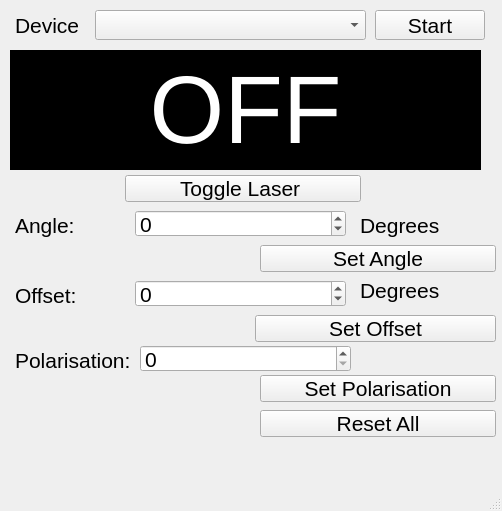
<?xml version="1.0" encoding="UTF-8"?>
<ui version="4.0">
 <class>main_window</class>
 <widget class="QMainWindow" name="main_window">
  <property name="geometry">
   <rect>
    <x>0</x>
    <y>0</y>
    <width>502</width>
    <height>511</height>
   </rect>
  </property>
  <property name="font">
   <font>
    <family>Arial</family>
    <pointsize>16</pointsize>
   </font>
  </property>
  <property name="windowTitle">
   <string>Arduino Powermeter 1.01</string>
  </property>
  <property name="windowIcon">
   <iconset>
    <normaloff>icon.png</normaloff>icon.png</iconset>
  </property>
  <property name="autoFillBackground">
   <bool>false</bool>
  </property>
  <widget class="QWidget" name="centralwidget">
   <widget class="QPushButton" name="buttonStart">
    <property name="geometry">
     <rect>
      <x>375</x>
      <y>10</y>
      <width>110</width>
      <height>30</height>
     </rect>
    </property>
    <property name="sizePolicy">
     <sizepolicy hsizetype="Minimum" vsizetype="Fixed">
      <horstretch>0</horstretch>
      <verstretch>0</verstretch>
     </sizepolicy>
    </property>
    <property name="font">
     <font>
      <family>Arial</family>
      <pointsize>16</pointsize>
     </font>
    </property>
    <property name="text">
     <string>Start</string>
    </property>
   </widget>
   <widget class="QComboBox" name="deviceBox">
    <property name="geometry">
     <rect>
      <x>95</x>
      <y>10</y>
      <width>271</width>
      <height>30</height>
     </rect>
    </property>
    <property name="sizePolicy">
     <sizepolicy hsizetype="Fixed" vsizetype="Fixed">
      <horstretch>0</horstretch>
      <verstretch>0</verstretch>
     </sizepolicy>
    </property>
    <property name="font">
     <font>
      <family>Arial</family>
      <pointsize>16</pointsize>
     </font>
    </property>
    <property name="editable">
     <bool>false</bool>
    </property>
    <property name="maxCount">
     <number>100</number>
    </property>
    <property name="sizeAdjustPolicy">
     <enum>QComboBox::AdjustToMinimumContentsLengthWithIcon</enum>
    </property>
    <property name="minimumContentsLength">
     <number>300</number>
    </property>
   </widget>
   <widget class="QLabel" name="deviceName">
    <property name="geometry">
     <rect>
      <x>15</x>
      <y>10</y>
      <width>66</width>
      <height>30</height>
     </rect>
    </property>
    <property name="font">
     <font>
      <family>Arial</family>
      <pointsize>16</pointsize>
      <weight>50</weight>
      <italic>false</italic>
      <bold>false</bold>
     </font>
    </property>
    <property name="text">
     <string>Device</string>
    </property>
   </widget>
   <widget class="QLabel" name="labelPower">
    <property name="geometry">
     <rect>
      <x>10</x>
      <y>50</y>
      <width>471</width>
      <height>120</height>
     </rect>
    </property>
    <property name="palette">
     <palette>
      <active>
       <colorrole role="WindowText">
        <brush brushstyle="SolidPattern">
         <color alpha="255">
          <red>255</red>
          <green>255</green>
          <blue>255</blue>
         </color>
        </brush>
       </colorrole>
       <colorrole role="Button">
        <brush brushstyle="SolidPattern">
         <color alpha="255">
          <red>0</red>
          <green>0</green>
          <blue>0</blue>
         </color>
        </brush>
       </colorrole>
       <colorrole role="Light">
        <brush brushstyle="SolidPattern">
         <color alpha="255">
          <red>0</red>
          <green>0</green>
          <blue>0</blue>
         </color>
        </brush>
       </colorrole>
       <colorrole role="Midlight">
        <brush brushstyle="SolidPattern">
         <color alpha="255">
          <red>0</red>
          <green>0</green>
          <blue>0</blue>
         </color>
        </brush>
       </colorrole>
       <colorrole role="Dark">
        <brush brushstyle="SolidPattern">
         <color alpha="255">
          <red>0</red>
          <green>0</green>
          <blue>0</blue>
         </color>
        </brush>
       </colorrole>
       <colorrole role="Mid">
        <brush brushstyle="SolidPattern">
         <color alpha="255">
          <red>0</red>
          <green>0</green>
          <blue>0</blue>
         </color>
        </brush>
       </colorrole>
       <colorrole role="Text">
        <brush brushstyle="SolidPattern">
         <color alpha="255">
          <red>255</red>
          <green>255</green>
          <blue>255</blue>
         </color>
        </brush>
       </colorrole>
       <colorrole role="BrightText">
        <brush brushstyle="SolidPattern">
         <color alpha="255">
          <red>255</red>
          <green>255</green>
          <blue>255</blue>
         </color>
        </brush>
       </colorrole>
       <colorrole role="ButtonText">
        <brush brushstyle="SolidPattern">
         <color alpha="255">
          <red>255</red>
          <green>255</green>
          <blue>255</blue>
         </color>
        </brush>
       </colorrole>
       <colorrole role="Base">
        <brush brushstyle="SolidPattern">
         <color alpha="255">
          <red>0</red>
          <green>0</green>
          <blue>0</blue>
         </color>
        </brush>
       </colorrole>
       <colorrole role="Window">
        <brush brushstyle="SolidPattern">
         <color alpha="255">
          <red>0</red>
          <green>0</green>
          <blue>0</blue>
         </color>
        </brush>
       </colorrole>
       <colorrole role="Shadow">
        <brush brushstyle="SolidPattern">
         <color alpha="255">
          <red>0</red>
          <green>0</green>
          <blue>0</blue>
         </color>
        </brush>
       </colorrole>
       <colorrole role="AlternateBase">
        <brush brushstyle="SolidPattern">
         <color alpha="255">
          <red>0</red>
          <green>0</green>
          <blue>0</blue>
         </color>
        </brush>
       </colorrole>
       <colorrole role="ToolTipBase">
        <brush brushstyle="SolidPattern">
         <color alpha="255">
          <red>255</red>
          <green>255</green>
          <blue>220</blue>
         </color>
        </brush>
       </colorrole>
       <colorrole role="ToolTipText">
        <brush brushstyle="SolidPattern">
         <color alpha="255">
          <red>0</red>
          <green>0</green>
          <blue>0</blue>
         </color>
        </brush>
       </colorrole>
      </active>
      <inactive>
       <colorrole role="WindowText">
        <brush brushstyle="SolidPattern">
         <color alpha="255">
          <red>255</red>
          <green>255</green>
          <blue>255</blue>
         </color>
        </brush>
       </colorrole>
       <colorrole role="Button">
        <brush brushstyle="SolidPattern">
         <color alpha="255">
          <red>0</red>
          <green>0</green>
          <blue>0</blue>
         </color>
        </brush>
       </colorrole>
       <colorrole role="Light">
        <brush brushstyle="SolidPattern">
         <color alpha="255">
          <red>0</red>
          <green>0</green>
          <blue>0</blue>
         </color>
        </brush>
       </colorrole>
       <colorrole role="Midlight">
        <brush brushstyle="SolidPattern">
         <color alpha="255">
          <red>0</red>
          <green>0</green>
          <blue>0</blue>
         </color>
        </brush>
       </colorrole>
       <colorrole role="Dark">
        <brush brushstyle="SolidPattern">
         <color alpha="255">
          <red>0</red>
          <green>0</green>
          <blue>0</blue>
         </color>
        </brush>
       </colorrole>
       <colorrole role="Mid">
        <brush brushstyle="SolidPattern">
         <color alpha="255">
          <red>0</red>
          <green>0</green>
          <blue>0</blue>
         </color>
        </brush>
       </colorrole>
       <colorrole role="Text">
        <brush brushstyle="SolidPattern">
         <color alpha="255">
          <red>255</red>
          <green>255</green>
          <blue>255</blue>
         </color>
        </brush>
       </colorrole>
       <colorrole role="BrightText">
        <brush brushstyle="SolidPattern">
         <color alpha="255">
          <red>255</red>
          <green>255</green>
          <blue>255</blue>
         </color>
        </brush>
       </colorrole>
       <colorrole role="ButtonText">
        <brush brushstyle="SolidPattern">
         <color alpha="255">
          <red>255</red>
          <green>255</green>
          <blue>255</blue>
         </color>
        </brush>
       </colorrole>
       <colorrole role="Base">
        <brush brushstyle="SolidPattern">
         <color alpha="255">
          <red>0</red>
          <green>0</green>
          <blue>0</blue>
         </color>
        </brush>
       </colorrole>
       <colorrole role="Window">
        <brush brushstyle="SolidPattern">
         <color alpha="255">
          <red>0</red>
          <green>0</green>
          <blue>0</blue>
         </color>
        </brush>
       </colorrole>
       <colorrole role="Shadow">
        <brush brushstyle="SolidPattern">
         <color alpha="255">
          <red>0</red>
          <green>0</green>
          <blue>0</blue>
         </color>
        </brush>
       </colorrole>
       <colorrole role="AlternateBase">
        <brush brushstyle="SolidPattern">
         <color alpha="255">
          <red>0</red>
          <green>0</green>
          <blue>0</blue>
         </color>
        </brush>
       </colorrole>
       <colorrole role="ToolTipBase">
        <brush brushstyle="SolidPattern">
         <color alpha="255">
          <red>255</red>
          <green>255</green>
          <blue>220</blue>
         </color>
        </brush>
       </colorrole>
       <colorrole role="ToolTipText">
        <brush brushstyle="SolidPattern">
         <color alpha="255">
          <red>0</red>
          <green>0</green>
          <blue>0</blue>
         </color>
        </brush>
       </colorrole>
      </inactive>
      <disabled>
       <colorrole role="WindowText">
        <brush brushstyle="SolidPattern">
         <color alpha="255">
          <red>0</red>
          <green>0</green>
          <blue>0</blue>
         </color>
        </brush>
       </colorrole>
       <colorrole role="Button">
        <brush brushstyle="SolidPattern">
         <color alpha="255">
          <red>0</red>
          <green>0</green>
          <blue>0</blue>
         </color>
        </brush>
       </colorrole>
       <colorrole role="Light">
        <brush brushstyle="SolidPattern">
         <color alpha="255">
          <red>0</red>
          <green>0</green>
          <blue>0</blue>
         </color>
        </brush>
       </colorrole>
       <colorrole role="Midlight">
        <brush brushstyle="SolidPattern">
         <color alpha="255">
          <red>0</red>
          <green>0</green>
          <blue>0</blue>
         </color>
        </brush>
       </colorrole>
       <colorrole role="Dark">
        <brush brushstyle="SolidPattern">
         <color alpha="255">
          <red>0</red>
          <green>0</green>
          <blue>0</blue>
         </color>
        </brush>
       </colorrole>
       <colorrole role="Mid">
        <brush brushstyle="SolidPattern">
         <color alpha="255">
          <red>0</red>
          <green>0</green>
          <blue>0</blue>
         </color>
        </brush>
       </colorrole>
       <colorrole role="Text">
        <brush brushstyle="SolidPattern">
         <color alpha="255">
          <red>0</red>
          <green>0</green>
          <blue>0</blue>
         </color>
        </brush>
       </colorrole>
       <colorrole role="BrightText">
        <brush brushstyle="SolidPattern">
         <color alpha="255">
          <red>255</red>
          <green>255</green>
          <blue>255</blue>
         </color>
        </brush>
       </colorrole>
       <colorrole role="ButtonText">
        <brush brushstyle="SolidPattern">
         <color alpha="255">
          <red>0</red>
          <green>0</green>
          <blue>0</blue>
         </color>
        </brush>
       </colorrole>
       <colorrole role="Base">
        <brush brushstyle="SolidPattern">
         <color alpha="255">
          <red>0</red>
          <green>0</green>
          <blue>0</blue>
         </color>
        </brush>
       </colorrole>
       <colorrole role="Window">
        <brush brushstyle="SolidPattern">
         <color alpha="255">
          <red>0</red>
          <green>0</green>
          <blue>0</blue>
         </color>
        </brush>
       </colorrole>
       <colorrole role="Shadow">
        <brush brushstyle="SolidPattern">
         <color alpha="255">
          <red>0</red>
          <green>0</green>
          <blue>0</blue>
         </color>
        </brush>
       </colorrole>
       <colorrole role="AlternateBase">
        <brush brushstyle="SolidPattern">
         <color alpha="255">
          <red>0</red>
          <green>0</green>
          <blue>0</blue>
         </color>
        </brush>
       </colorrole>
       <colorrole role="ToolTipBase">
        <brush brushstyle="SolidPattern">
         <color alpha="255">
          <red>255</red>
          <green>255</green>
          <blue>220</blue>
         </color>
        </brush>
       </colorrole>
       <colorrole role="ToolTipText">
        <brush brushstyle="SolidPattern">
         <color alpha="255">
          <red>0</red>
          <green>0</green>
          <blue>0</blue>
         </color>
        </brush>
       </colorrole>
      </disabled>
     </palette>
    </property>
    <property name="font">
     <font>
      <family>Arial</family>
      <pointsize>72</pointsize>
      <weight>50</weight>
      <italic>false</italic>
      <bold>false</bold>
     </font>
    </property>
    <property name="layoutDirection">
     <enum>Qt::LeftToRight</enum>
    </property>
    <property name="autoFillBackground">
     <bool>true</bool>
    </property>
    <property name="text">
     <string>OFF</string>
    </property>
    <property name="alignment">
     <set>Qt::AlignCenter</set>
    </property>
   </widget>
   <widget class="QPushButton" name="setOffset">
    <property name="geometry">
     <rect>
      <x>255</x>
      <y>315</y>
      <width>241</width>
      <height>27</height>
     </rect>
    </property>
    <property name="text">
     <string>Set Offset</string>
    </property>
   </widget>
   <widget class="QLabel" name="angle">
    <property name="geometry">
     <rect>
      <x>15</x>
      <y>210</y>
      <width>66</width>
      <height>30</height>
     </rect>
    </property>
    <property name="font">
     <font>
      <family>Arial</family>
      <pointsize>16</pointsize>
      <weight>50</weight>
      <italic>false</italic>
      <bold>false</bold>
     </font>
    </property>
    <property name="text">
     <string>Angle:</string>
    </property>
   </widget>
   <widget class="QLabel" name="polarisation">
    <property name="geometry">
     <rect>
      <x>15</x>
      <y>345</y>
      <width>121</width>
      <height>30</height>
     </rect>
    </property>
    <property name="font">
     <font>
      <family>Arial</family>
      <pointsize>16</pointsize>
      <weight>50</weight>
      <italic>false</italic>
      <bold>false</bold>
     </font>
    </property>
    <property name="text">
     <string>Polarisation:</string>
    </property>
   </widget>
   <widget class="QLabel" name="degree0">
    <property name="geometry">
     <rect>
      <x>360</x>
      <y>210</y>
      <width>91</width>
      <height>30</height>
     </rect>
    </property>
    <property name="font">
     <font>
      <family>Arial</family>
      <pointsize>16</pointsize>
      <weight>50</weight>
      <italic>false</italic>
      <bold>false</bold>
     </font>
    </property>
    <property name="text">
     <string>Degrees</string>
    </property>
   </widget>
   <widget class="QLabel" name="offsetLabel">
    <property name="geometry">
     <rect>
      <x>15</x>
      <y>280</y>
      <width>121</width>
      <height>30</height>
     </rect>
    </property>
    <property name="font">
     <font>
      <family>Arial</family>
      <pointsize>16</pointsize>
      <weight>50</weight>
      <italic>false</italic>
      <bold>false</bold>
     </font>
    </property>
    <property name="text">
     <string>Offset:</string>
    </property>
   </widget>
   <widget class="QLabel" name="degree2">
    <property name="geometry">
     <rect>
      <x>360</x>
      <y>275</y>
      <width>91</width>
      <height>30</height>
     </rect>
    </property>
    <property name="font">
     <font>
      <family>Arial</family>
      <pointsize>16</pointsize>
      <weight>50</weight>
      <italic>false</italic>
      <bold>false</bold>
     </font>
    </property>
    <property name="text">
     <string>Degrees</string>
    </property>
   </widget>
   <widget class="QPushButton" name="resetButton">
    <property name="geometry">
     <rect>
      <x>260</x>
      <y>410</y>
      <width>236</width>
      <height>27</height>
     </rect>
    </property>
    <property name="text">
     <string>Reset All</string>
    </property>
   </widget>
   <widget class="QSpinBox" name="polInput">
    <property name="geometry">
     <rect>
      <x>140</x>
      <y>345</y>
      <width>211</width>
      <height>27</height>
     </rect>
    </property>
    <property name="maximum">
     <number>3</number>
    </property>
   </widget>
   <widget class="QSpinBox" name="angleInput">
    <property name="geometry">
     <rect>
      <x>135</x>
      <y>210</y>
      <width>211</width>
      <height>27</height>
     </rect>
    </property>
    <property name="minimum">
     <number>-719</number>
    </property>
    <property name="maximum">
     <number>719</number>
    </property>
   </widget>
   <widget class="QSpinBox" name="offsetInput">
    <property name="geometry">
     <rect>
      <x>135</x>
      <y>280</y>
      <width>211</width>
      <height>27</height>
     </rect>
    </property>
    <property name="minimum">
     <number>-719</number>
    </property>
    <property name="maximum">
     <number>719</number>
    </property>
   </widget>
   <widget class="QPushButton" name="goToPol">
    <property name="geometry">
     <rect>
      <x>260</x>
      <y>375</y>
      <width>236</width>
      <height>27</height>
     </rect>
    </property>
    <property name="text">
     <string>Set Polarisation</string>
    </property>
   </widget>
   <widget class="QPushButton" name="goToAngle">
    <property name="geometry">
     <rect>
      <x>260</x>
      <y>245</y>
      <width>236</width>
      <height>27</height>
     </rect>
    </property>
    <property name="text">
     <string>Set Angle</string>
    </property>
   </widget>
   <widget class="QPushButton" name="toggle">
    <property name="geometry">
     <rect>
      <x>125</x>
      <y>175</y>
      <width>236</width>
      <height>27</height>
     </rect>
    </property>
    <property name="text">
     <string>Toggle Laser </string>
    </property>
   </widget>
  </widget>
  <widget class="QMenuBar" name="menubar">
   <property name="geometry">
    <rect>
     <x>0</x>
     <y>0</y>
     <width>502</width>
     <height>31</height>
    </rect>
   </property>
  </widget>
  <widget class="QStatusBar" name="statusbar"/>
 </widget>
 <resources/>
 <connections/>
 <designerdata>
  <property name="gridDeltaX">
   <number>5</number>
  </property>
  <property name="gridDeltaY">
   <number>5</number>
  </property>
  <property name="gridSnapX">
   <bool>true</bool>
  </property>
  <property name="gridSnapY">
   <bool>true</bool>
  </property>
  <property name="gridVisible">
   <bool>true</bool>
  </property>
 </designerdata>
</ui>
